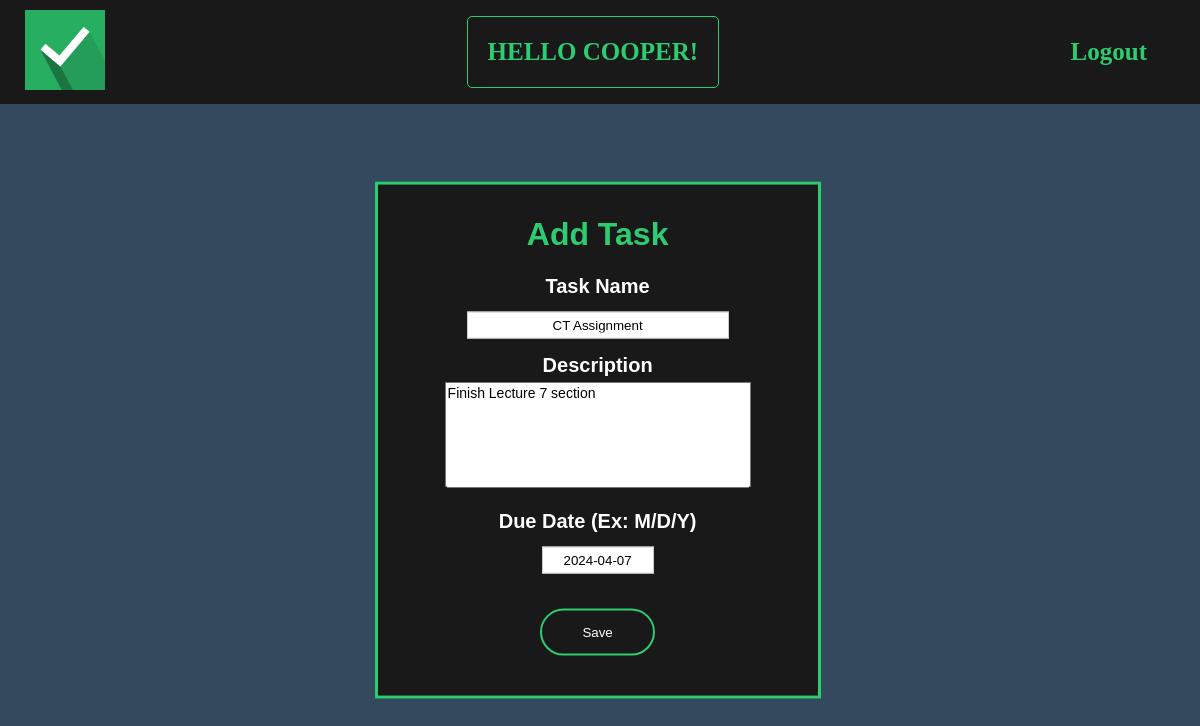
The page /task/44/update (signed in) on the database its author committed.
### todo/models.py (models this page shows, shortened)
class Task(models.Model):
    username = models.ForeignKey(User, on_delete=models.CASCADE, null=True, blank=True)
    title = models.CharField(max_length=100)
    desc = models.TextField(null=True, blank=True)
    due_date = models.DateField(auto_now_add=False, auto_now=False, blank=False)
    class Meta:
        ordering = ['due_date']

### todo/views.py (the view)
# urls.py: path('task/<int:pk>/update', update_task, name='update-task'),
@login_required
def update_task(request, pk):
    task = Task.objects.get(pk=pk)
    if request.method == 'POST':
        form = TaskForm(request.POST, instance=task)
        if form.is_valid():
            form.save()
            return redirect('todo:detail', task.pk)
    else:
        form = TaskForm(instance=task)
    context = {
        'task':task, 'form':form
    }
    return render(request, 'todo/task-form.html', context)

### todo/forms.py
class TaskForm(forms.ModelForm):
    class Meta:
        model = Task
        fields = ['title', 'desc', 'due_date']

### todo/templates/todo/task-form.html (shortened to what this page needs)
{% extends 'todo/main.html' %}
{% block body %}
    <div class="task-form">
        <form method="POST">
            <h1>Add Task</h1>
            <div class="form">
                <label type="text" for="title">Task Name</label>
            </div>
            <div class="boxes1">
                {{ form.title }}
            </div>
            <div class="form">
                <label type="text" for="description">Description</label>
            </div>
            <div class="boxes">
                {{ form.desc }}
            </div>
            <div class="form">
                <label type="text" for="date">Due Date (Ex: M/D/Y)</label>
            </div>
            <div class="boxes2">
                {{ form.due_date }}
            </div>
            <button type="submit">Save</button>
        </form>
    </div>
{% endblock %}

### todo/templates/todo/main.html (shortened to what this page needs)
{% load static %}
<!DOCTYPE html>
<html lang="en">
<head>
    <link rel="stylesheet" href="{% static 'todo/style.css' %}">
</head>
<body>
    <nav class="navbar">
        <div class="navdiv">
            <div class="logo">
                <a href="{% url 'todo:task' %}">
                    <img src="{% static 'todo/logo.png' %}">
                </a>
            </div>
            <div class="welcome">
                <h2>Hello {{ user.username }}!</h2>
            </div>
            <div class="logout">
                {% if user.is_authenticated %}
                <a href="{% url 'todo:logout' %}">Logout</a>
                {% endif %}
            </div>
        </div>
    </nav>
    <div class="box">
        {% block body %}
        {% endblock %}
    </div>
</body>
</html>

### todo/static/todo/style.css (style rules this page uses)
* { text-decoration: none; }
body { margin: 0; padding: 0; font-family: sans-serif; background: #34495e; }
.navbar { background: #191919; font-family: calibri; padding-right: 15px; padding-left: 15px; }
.navdiv { display: flex; align-items: center; justify-content: space-between; }
.logo a img { width: 80px; height: 80px; padding: 10px; }
.welcome { border: 1px solid #2ecc71; border-radius: 5px; align-content: center; }
.welcome h2 { color: #2ecc71; text-transform: uppercase; font-weight: 600; font-size: 25px; padding-left: 20px; padding-right: 20px; }
.logout a { color: #2ecc71; font-weight: 600; font-size: 25px; border-bottom: 2px solid transparent; padding-right: 38px; }
.box { width: 400px; padding-top: 10px; padding-right: 20px; padding-left: 20px; padding-bottom: 20px; position: absolute; top: 55%; left: 49.8%; transform: translate(-50%,-50%); border: 3px solid #2ecc71; background: #191919; text-align: center; word-wrap: break-word; }
.task-form h1 { color: #2ecc71; }
.form label { font-weight: bold; color: #fff; margin-top: 5px; text-align: right; font-size: 20px; }
.boxes { border-radius: 4px; font-size: 30px; padding-top: 5px; padding-bottom: 15px; }
.boxes1 { border-radius: 4px; font-size: 30px; padding-top: 5px; padding-bottom: 15px; }
.boxes2 { border-radius: 4px; font-size: 30px; padding-top: 5px; padding-bottom: 15px; }
.boxes1 input[type="text"] { width: 250px; padding: 5px; border: 1px solid #ccc; text-align: center; }
.boxes textarea { resize: none; height: 100px; width: 300px; font-family: Arial, sans-serif; font-size: 14px; }
.boxes2 input[type="text"] { width: 100px; padding: 5px; border: 1px solid #ccc; text-align: center; }
.task-form button { border:0; background: none; display: inline-block; margin: 20px auto; text-align: center; border: 2px solid #2ecc71; padding: 14px 40px; outline: none; color: white; border-radius: 24px; transition: 0.25s; cursor: pointer; }

### rows shown on the page
Task: title "CT Assignment", desc "Finish Lecture 7 section", due_date "2024-04-07"

### other values the page prints
{{ user.username }} "COOPER"
